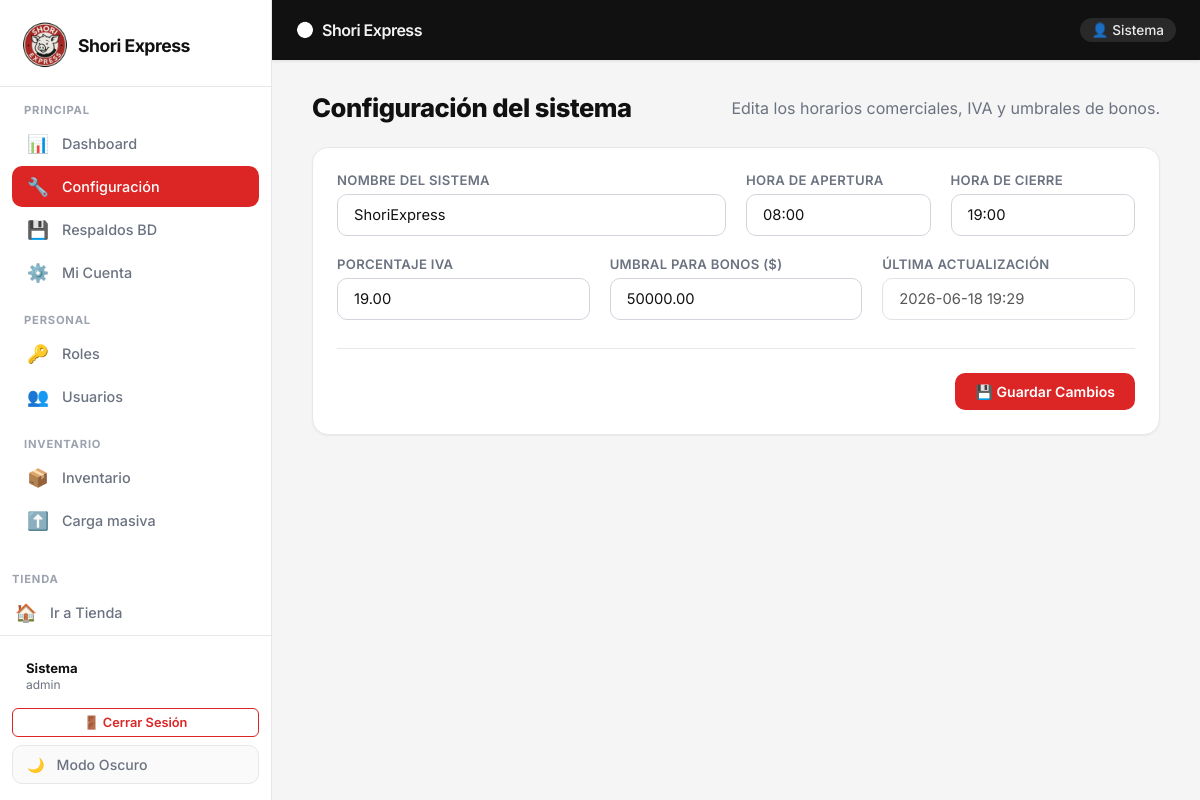
Page /dashboard/configuracion/ (signed in) on the committed database.
### usuario/models.py (models this page shows, shortened)
class Usuario(models.Model):
    TIPO_DOC_CHOICES = [
        ('CC', 'Cédula de Ciudadanía'),
        ('TI', 'Tarjeta de Identidad'),
        ('CE', 'Cédula de Extranjería'),
        ('PEP', 'Permiso Especial de Permanencia'),
    ]
    ESTADO_CHOICES = [
        ('activo', 'Activo'),
        ('inactivo', 'Inactivo'),
    ]
    tipo_documento = models.CharField(max_length=10, choices=TIPO_DOC_CHOICES, default='CC')
    documento = models.CharField(max_length=15, unique=True)
    primer_nombre = models.CharField(max_length=40)
    apellido = models.CharField(max_length=40)
    correo = models.EmailField(max_length=100, unique=True)
    telefono = models.CharField(max_length=20, null=True, blank=True)
    direccion = models.CharField(max_length=100, blank=True)
    nombre_usuario = models.CharField(max_length=50, unique=True)
    contrasena = models.CharField(max_length=255)
    ultima_actualizacion_password = models.DateTimeField(
        auto_now_add=True,
        help_text="Fecha de última actualización de contraseña",
    )
    rol = models.ForeignKey(
        'rol.Rol',
        on_delete=models.PROTECT,
        related_name='usuarios'
    )
    puntos_acumulados = models.PositiveIntegerField(default=0)
    bonos_fidelidad = models.PositiveIntegerField(
        default=0,
        help_text="Bonos ganados (ej. compras iguales o superiores al umbral configurado)",
    )
    estado = models.CharField(max_length=10, choices=ESTADO_CHOICES, default='activo')
    fecha_registro = models.DateTimeField(auto_now_add=True)
    class Meta:
        verbose_name = "Usuario"
        verbose_name_plural = "Usuarios"
        db_table = "usuario_usuario" # Mantiene compatibilidad con tu SQL

### dashboard/models.py (models this page shows, shortened)
class ConfiguracionSistema(models.Model):
    nombre_sistema = models.CharField(
        max_length=100,
        default="ShoriExpress",
        help_text="Nombre del negocio"
    )
    hora_apertura = models.TimeField(
        default=time(8, 0),
        help_text="Hora de apertura en formato 24h (ej: 08:00)"
    )
    hora_cierre = models.TimeField(
        default=time(19, 0),
        help_text="Hora de cierre en formato 24h (ej: 22:00 para 10 pm)"
    )
    porcentaje_iva = models.DecimalField(
        max_digits=5,
        decimal_places=2,
        default=19.00,
        help_text="Porcentaje de IVA a aplicar"
    )
    umbral_bonos = models.DecimalField(
        max_digits=10,
        decimal_places=2,
        default=50000.00,
        help_text="Monto mínimo de compra para ganar bono de fidelidad"
    )
    fecha_creacion = models.DateTimeField(auto_now_add=True)
    fecha_actualizacion = models.DateTimeField(auto_now=True)
    class Meta:
        verbose_name = "Configuración del Sistema"
        verbose_name_plural = "Configuración del Sistema"
        db_table = "dashboard_configuracion"
    @staticmethod
    def get_config():
        config = ConfiguracionSistema.objects.first()
        return config

### dashboard/views.py (the view, shortened to what this page needs)
# urls.py: path('configuracion/', views.ver_configuracion, name='ver_configuracion'),
@super_admin_required
@require_http_methods(["GET", "POST"])
def ver_configuracion(request):
    from dashboard.models import ConfiguracionSistema
    from django.shortcuts import redirect
    from django.contrib import messages
    config = ConfiguracionSistema.get_config()
    return render(request, "dashboard/configuracion_sistema.html", {"config": config})

### cuentas/context_processors.py (called while the page is built)
def user_context(request):
    usuario_logueado = None
    es_admin = False
    usuario_id = request.session.get('usuario_id')
    if usuario_id:
        try:
            usuario_logueado = Usuario.objects.get(pk=usuario_id)
        except Usuario.DoesNotExist:
            request.session.flush()
        else:
            nombre_rol = ''
            if usuario_logueado.rol:
                nombre_rol = usuario_logueado.rol.nombre_rol or ''
            es_admin = nombre_rol.strip().lower() in {'admin', 'administrador', 'empleado'}
    return {
        'usuario_logueado': usuario_logueado,
        'es_admin': es_admin,
    }

### cuentas/views.py (called while the page is built)
def _session_expired(request):
    last_activity = request.session.get('last_activity')
    if not last_activity:
        return False
    try:
        last = float(last_activity)
    except (TypeError, ValueError):
        return True
    return (timezone.now().timestamp() - last) > (SESSION_TIMEOUT_MINUTES * 60)

def _actualizar_actividad_sesion(request):
    request.session['last_activity'] = timezone.now().timestamp()

def _get_usuario_sesion(request):
    usuario_id = request.session.get('usuario_id')
    if usuario_id:
        try:
            return Usuario.objects.get(pk=usuario_id)
        except Usuario.DoesNotExist:
            request.session.flush()
    return None

### producto/context_processor.py (called while the page is built)
def cart_total_amount(request):
    cart = Cart(request)
    total = 0
    for key, value in cart.cart.items():
        total += float(value["precio"]) * value["cantidad"]
    return {'cart_total_amount': total, 'cart_count': len(cart.cart)}

### dashboard/templates/dashboard/configuracion_sistema.html (shortened to what this page needs)
{% extends 'base.html' %}
{% load static %}
{% block content %}
<div class="se-page-header">
    <h2>Configuración del sistema</h2>
    <p style="color: var(--text-secondary); margin: 0;">Edita los horarios comerciales, IVA y umbrales de bonos.</p>
</div>
<form method="POST" class="se-card">
    <div class="se-card-body">
        <div class="se-form-grid">
            <div class="se-col-6 se-form-group">
                <label class="se-form-label">Nombre del Sistema</label>
                <input type="text" name="nombre_sistema" class="se-form-control" value="{{ config.nombre_sistema }}" required>
            </div>
            <div class="se-col-3 se-form-group">
                <label class="se-form-label">Hora de Apertura</label>
                <input type="text" name="hora_apertura" class="se-form-control" placeholder="08:00" pattern="^([01]\d|2[0-3]):[0-5]\d$" title="Formato 24h: HH:MM, por ejemplo 08:00" value="{{ config.hora_apertura|time:'H:i' }}" required>
            </div>
            <div class="se-col-3 se-form-group">
                <label class="se-form-label">Hora de Cierre</label>
                <input type="text" name="hora_cierre" class="se-form-control" placeholder="22:00" pattern="^([01]\d|2[0-3]):[0-5]\d$" title="Formato 24h: HH:MM, por ejemplo 22:00" value="{{ config.hora_cierre|time:'H:i' }}" required>
            </div>
            <div class="se-col-4 se-form-group">
                <label class="se-form-label">Porcentaje IVA</label>
                <input type="number" step="0.01" name="porcentaje_iva" class="se-form-control" value="{{ config.porcentaje_iva }}" required>
            </div>
            <div class="se-col-4 se-form-group">
                <label class="se-form-label">Umbral para Bonos ($)</label>
                <input type="number" step="0.01" name="umbral_bonos" class="se-form-control" value="{{ config.umbral_bonos }}" required>
            </div>
            <div class="se-col-4 se-form-group">
                <label class="se-form-label">Última Actualización</label>
                <input type="text" class="se-form-control se-readonly-field" value="{{ config.fecha_actualizacion|date:'Y-m-d H:i' }}" disabled>
            </div>
        </div>
        <div class="se-form-actions">
            <button type="submit" class="se-btn se-btn-primary">💾 Guardar Cambios</button>
        </div>
    </div>
</form>
{% endblock %}

### templates/base.html (shortened to what this page needs)
{% load static %}
<!DOCTYPE html>
<html lang="es" data-theme="light">
<head>
    <link rel="stylesheet" href="{% static 'style.css' %}">
</head>
<body>
<aside class="se-sidebar" id="sidebar">
    <div class="se-sidebar-header">
        <a class="se-sidebar-brand" href="{% url 'home' %}">
            <img src="{% static 'IMG/SHORIp.ico' %}" alt="Shori" class="sidebar-logo">
            <span style="font-weight: 700; letter-spacing: -0.5px; font-size: 1.1rem;">Shori Express</span>
        </a>
    </div>
    <nav class="se-sidebar-nav">
        <div class="se-nav-section-label">Principal</div>
        <a class="se-sidebar-link" href="{% url 'home' %}">
            <span class="se-sidebar-icon">📊</span>
            <span>Dashboard</span>
        </a>
        <a class="se-sidebar-link" href="{% url 'ver_configuracion' %}">
            <span class="se-sidebar-icon">🔧</span>
            <span>Configuración</span>
        </a>
        <a class="se-sidebar-link" href="{% url 'lista_respaldos' %}">
            <span class="se-sidebar-icon">💾</span>
            <span>Respaldos BD</span>
        </a>
        {% if request.session.usuario_id %}
        <a class="se-sidebar-link" href="{% url 'mi_cuenta' request.session.usuario_id %}">
            <span class="se-sidebar-icon">⚙️</span>
            <span>Mi Cuenta</span>
        </a>
        {% endif %}
        <div class="se-nav-section-label">Personal</div>
        <a class="se-sidebar-link" href="{% url 'lista_roles' %}">
            <span class="se-sidebar-icon">🔑</span>
            <span>Roles</span>
        </a>
        <a class="se-sidebar-link" href="{% url 'lista_usuarios' %}">
            <span class="se-sidebar-icon">👥</span>
            <span>Usuarios</span>
        </a>
        <div class="se-nav-section-label">Inventario</div>
        <a class="se-sidebar-link" href="{% url 'lista_inventario' %}">
            <span class="se-sidebar-icon">📦</span>
            <span>Inventario</span>
        </a>
        <a class="se-sidebar-link" href="{% url 'carga_masiva' %}">
            <span class="se-sidebar-icon">⬆️</span>
            <span>Carga masiva</span>
        </a>
        <a class="se-sidebar-link" href="{% url 'lista_productos' %}">
        </a>
    </nav>
    <div class="se-nav-section-label">Tienda</div>
    <a class="se-sidebar-link" href="{% url 'landing' %}">
        <span class="se-sidebar-icon">🏠</span>
        <span>Ir a Tienda</span>
    </a>
    <div class="se-sidebar-footer">
        {% if request.session.usuario_nombre %}
        <div style="padding: 8px 14px; margin-bottom: 8px; font-size: 0.82rem; color: var(--text-secondary);">
            <strong style="color: var(--text-primary);">{{ request.session.usuario_nombre }}</strong><br>
            <span style="font-size: 0.75rem;">{{ request.session.usuario_rol|default:"Usuario" }}</span>
        </div>
        <a href="{% url 'logout' %}" class="se-btn se-btn-outline-red se-btn-sm" style="width: 100%; margin-bottom: 8px;">
            🚪 Cerrar Sesión
        </a>
        {% endif %}
        <button class="theme-toggle-sidebar" onclick="toggleTheme()" id="themeBtn" title="Cambiar tema" aria-label="Cambiar tema">
            <span id="themeIcon">🌙</span>
            <span id="themeText">Modo Oscuro</span>
        </button>
    </div>
</aside>
<header class="se-topbar">
    <a class="se-topbar-brand" href="{% url 'home' %}">
        <img src="{% static 'IMG/SHORIp.ico' %}" alt="Shori" class="topbar-logo">
        <span style="font-weight: 600; font-size: 1rem; color: rgba(255,255,255,0.95);">Shori Express</span>
    </a>
    {% if request.session.usuario_nombre %}
    <span style="color: rgba(255,255,255,0.9); font-size: 0.85rem; font-weight: 500; background: rgba(255,255,255,0.1); padding: 4px 12px; border-radius: 20px;">
        👤 {{ request.session.usuario_nombre }}
    </span>
    {% endif %}
</header>
<main class="se-main">
    {% block content %}
    {% endblock %}
</main>
</body>
</html>

### templates/base.html (style rules this page uses)
.se-sidebar-brand, .se-topbar-brand { display: flex; align-items: center; gap: 8px; }
.sidebar-logo { width: 50px; height: 50px; object-fit: contain; }
.topbar-logo { width: 18px; height: 18px; object-fit: contain; filter: brightness(0) invert(1); }

### rows in the picture
Usuario: session.usuario_nombre "Sistema"
ConfiguracionSistema: nombre_sistema "ShoriExpress", hora_apertura "08:00", hora_cierre "19:00", porcentaje_iva "19.00", umbral_bonos "50000.00", fecha_actualizacion "2026-06-18 19:29"

### other values in the picture
{{ request.session.usuario_rol|default:"Usuario" }} "admin"
